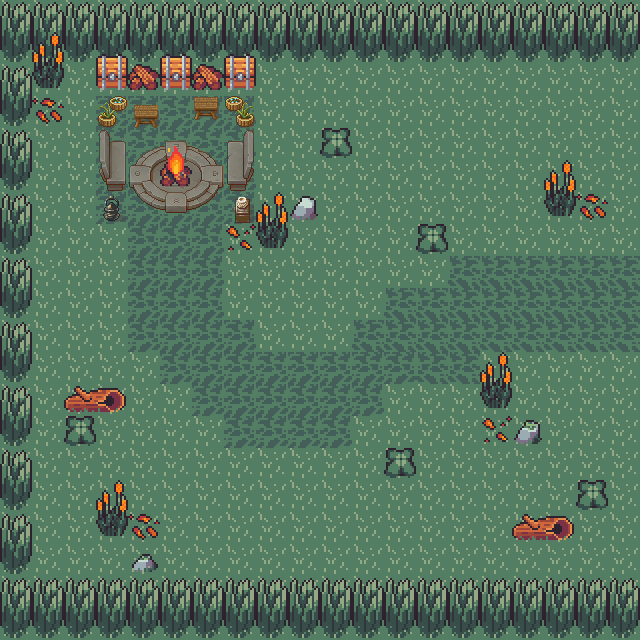

A 2D game scene composited from a Tiled map and its tileset images. What follows is a short description and the map's XML, with each tile layer's data collapsed to a summary:
An orthogonal 20x20 tile map with 32x32 px tiles, 5 tile layers (groundLayer, planthedgeLayer, plantsLayer, furnitureLayer, ...), 5 tilesets and 1 object (start).

<map version="1.9" tiledversion="1.9.2" orientation="orthogonal" renderorder="right-down" width="20" height="20" tilewidth="32" tileheight="32" infinite="0" nextlayerid="19" nextobjectid="2">
 <editorsettings>
  <export target="../level4.tmj" format="json" />
 </editorsettings>
 <tileset firstgid="1" name="32x32" tilewidth="32" tileheight="32" tilecount="390" columns="26">
  <image source="32x32.png" width="832" height="480" />
 </tileset>
 <tileset firstgid="391" name="magecity" tilewidth="32" tileheight="32" tilecount="360" columns="8">
  <image source="magecity.png" width="256" height="1450" />
 </tileset>
 <tileset firstgid="751" name="TX Props" tilewidth="32" tileheight="32" tilecount="256" columns="16">
  <image source="TX Props.png" width="512" height="512" />
 </tileset>
 <tileset firstgid="1007" name="TX Tileset Grass" tilewidth="32" tileheight="32" tilecount="64" columns="8">
  <image source="TX Tileset Grass.png" width="256" height="256" />
 </tileset>
 <tileset firstgid="1071" name="TX Tileset Wall" tilewidth="32" tileheight="32" tilecount="256" columns="16">
  <image source="TX Tileset Wall.png" width="512" height="512" />
 </tileset>
 <layer id="1" name="groundLayer" width="20" height="20">
  <data>[400 cells, 400 non-empty, 2 distinct tile ids]</data>
 </layer>
 <objectgroup id="18" name="objectLayer" opacity="0.9">
  <object id="1" name="start" x="595.33" y="320.57">
   <point />
  </object>
 </objectgroup>
 <layer id="2" name="planthedgeLayer" width="20" height="20">
  <data>[400 cells, 96 non-empty, 2 distinct tile ids]</data>
 </layer>
 <layer id="10" name="plantsLayer" width="20" height="20">
  <data>[400 cells, 29 non-empty, 11 distinct tile ids]</data>
 </layer>
 <layer id="9" name="furnitureLayer" width="20" height="20">
  <data>[400 cells, 25 non-empty, 20 distinct tile ids]</data>
 </layer>
 <layer id="11" name="fireLayer" width="20" height="20">
  <data>[400 cells, 2 non-empty, 2 distinct tile ids]</data>
 </layer>
</map>
